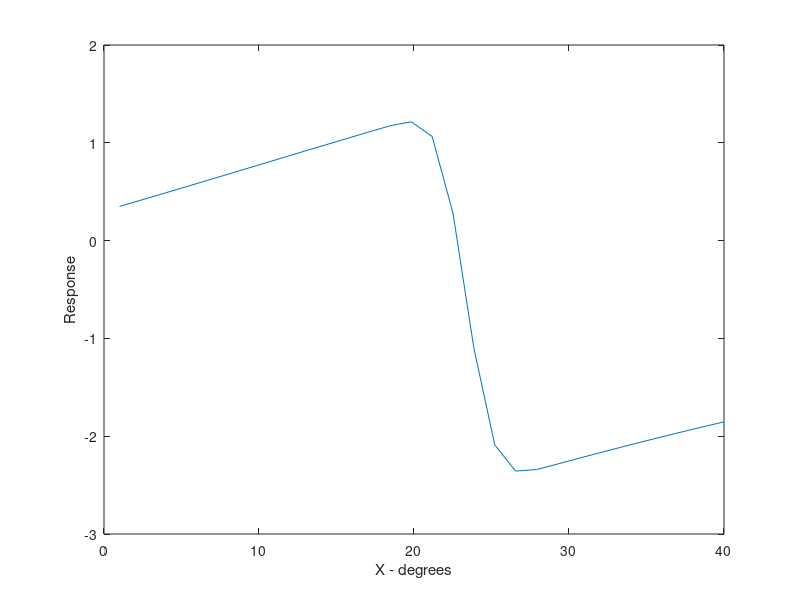

The MATLAB source for this figure:
function dogfit_practice

 % let's say we have a curve with max rate 5 
 % from 1 to 40 degrees in 30 steps
 % let's say maxr is at location 20 degrees

x = linspace(1,40,30);

maxr = 5;
locmaxr = (15);
minr = 0;
locminr = 1;
[minx,locminx] = min(x);
[maxx,locmaxx] = max(x);
rend = 0;

lowerlimit = [-5 0 minx 0 0 -10000 -10000];
upperlimit = [ 5 1 maxx 10000 1 10000 10000];

a1 = maxr;
a2 = rand;
a3 = 0.5*x(locmaxr)+rand*30;
a4 = rand*(maxr-rend);
a5 = rand;
a6 = x(locmaxr)+rand*30;
a7 = rand;

dfit = a1*(erf(a2*(x-a3))/2 + 0.5)-a4*(erf(a5*(x-a6))/2 + a7);

plot(x,dfit);

xlabel('X - degrees');
ylabel('Response');
